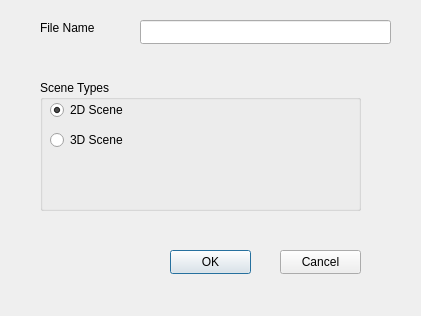
<?xml version="1.0" encoding="UTF-8"?>
<ui version="4.0">
 <class>NewFileDialog</class>
 <widget class="QDialog" name="NewFileDialog">
  <property name="geometry">
   <rect>
    <x>0</x>
    <y>0</y>
    <width>421</width>
    <height>316</height>
   </rect>
  </property>
  <property name="windowTitle">
   <string>New File</string>
  </property>
  <widget class="QLabel" name="labelFile">
   <property name="geometry">
    <rect>
     <x>40</x>
     <y>20</y>
     <width>71</width>
     <height>16</height>
    </rect>
   </property>
   <property name="text">
    <string>File Name</string>
   </property>
  </widget>
  <widget class="QGroupBox" name="groupBox">
   <property name="geometry">
    <rect>
     <x>40</x>
     <y>80</y>
     <width>321</width>
     <height>131</height>
    </rect>
   </property>
   <property name="title">
    <string>Scene Types</string>
   </property>
   <property name="checkable">
    <bool>false</bool>
   </property>
   <widget class="QRadioButton" name="radioButton2DScene">
    <property name="geometry">
     <rect>
      <x>10</x>
      <y>20</y>
      <width>102</width>
      <height>20</height>
     </rect>
    </property>
    <property name="text">
     <string>2D Scene</string>
    </property>
    <property name="checked">
     <bool>true</bool>
    </property>
   </widget>
   <widget class="QRadioButton" name="radioButton3DScene">
    <property name="geometry">
     <rect>
      <x>10</x>
      <y>50</y>
      <width>102</width>
      <height>20</height>
     </rect>
    </property>
    <property name="text">
     <string>3D Scene</string>
    </property>
   </widget>
  </widget>
  <widget class="QPushButton" name="btnOK">
   <property name="geometry">
    <rect>
     <x>170</x>
     <y>250</y>
     <width>81</width>
     <height>24</height>
    </rect>
   </property>
   <property name="text">
    <string>OK</string>
   </property>
  </widget>
  <widget class="QPushButton" name="btnCancal">
   <property name="geometry">
    <rect>
     <x>280</x>
     <y>250</y>
     <width>81</width>
     <height>24</height>
    </rect>
   </property>
   <property name="text">
    <string>Cancel</string>
   </property>
  </widget>
  <widget class="QLineEdit" name="textFileName">
   <property name="geometry">
    <rect>
     <x>140</x>
     <y>20</y>
     <width>251</width>
     <height>24</height>
    </rect>
   </property>
  </widget>
 </widget>
 <resources/>
 <connections/>
</ui>
